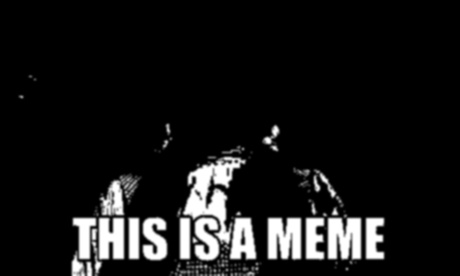
#> input picture test/memeReader/examples/this-is-a-meme.jpg, 460 x 276 px
$ python contrast-example.py
#> lines starting #> are read from the running program, lines starting #| are printed output that depends on the picture; after the words box and inside, x2 and y2 are one past the last pixel; in counts of white or black regions, pixels touching at a corner belong together
import cv2

#URL: http://stackoverflow.com/questions/39308030/how-do-i-increase-the-contrast-of-an-image-in-python-opencv

image = cv2.imread('this-is-a-meme.jpg')
#> image is the input picture: shape (276, 460, 3); min 0, max 255, mean 23.8


hsv_image = cv2.cvtColor(image, cv2.COLOR_BGR2HSV)
#> hsv_image: shape (276, 460, 3); mean H, S, V 0, 0, 23.8


show_image = cv2.cvtColor(image, cv2.COLOR_BGR2HSV)
#show_image[:,:,2] = [[max(pixel - 25, 0) if pixel < 190 else min(pixel + 25, 255) for pixel in row] for row in show_image[:,:,2]]
show_image[:,:,2] = [[(0) if pixel < 190 else (255) for pixel in row] for row in show_image[:,:,2]]
#> show_image: shape (276, 460, 3); mean H, S, V 0, 0, 17.3


cv2.imshow('original image', image)
#cv2.imshow('hsv image', image)

contrast = cv2.cvtColor(show_image, cv2.COLOR_HSV2BGR)
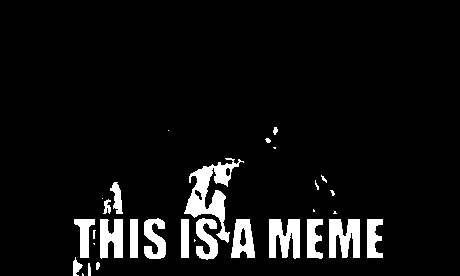
#> contrast: shape (276, 460, 3); 6.8% white; 31 white regions (11 under 20 px), largest, box (x1, y1, x2, y2) and area: (184, 158, 244, 243) 1653, (269, 219, 300, 259) 928, (329, 219, 360, 258) 928
cv2.imshow('contrast', contrast)


gray_scale = cv2.cvtColor(contrast, cv2.COLOR_BGR2GRAY)
gray1 = cv2.cvtColor(contrast, cv2.COLOR_BGR2GRAY)
gray2 = cv2.cvtColor(contrast, cv2.COLOR_BGR2GRAY)

gray1[:] = [[(0) if pixel < 240 else (255) for pixel in row] for row in gray_scale[:]]
gray2[:] = [[(0) if pixel < 255 else (255) for pixel in row] for row in gray_scale[:]]
cv2.imshow('240 cutoff from grayscale', gray1)
cv2.imshow('255 cutoff from grayscale', gray2)


cv2.waitKey(0)
cv2.destroyAllWindows()

$ run again, with test/memeReader/examples/Drunk-Baby2.jpg copied over test/memeReader/examples/this-is-a-meme.jpg
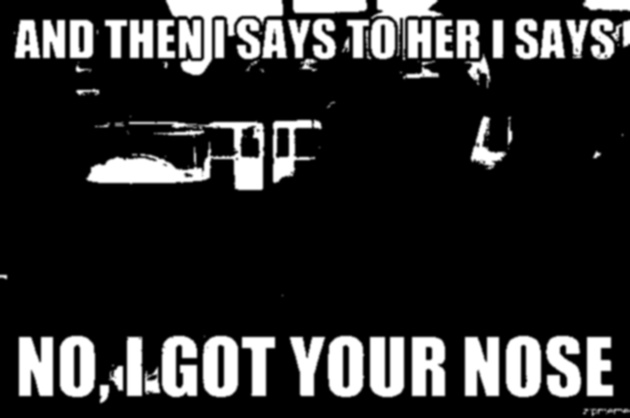
#> input picture test/memeReader/examples/Drunk-Baby2.jpg, 630 x 418 px
#> image is the input picture: shape (418, 630, 3); min 0, max 255, mean 45.7
#> hsv_image: shape (418, 630, 3); mean H, S, V 0, 0, 45.7
#> show_image: shape (418, 630, 3); mean H, S, V 0, 0, 37.2
#> `contrast = cv2.cvtColor(show_image, cv2.COLOR_HSV2BGR)`:
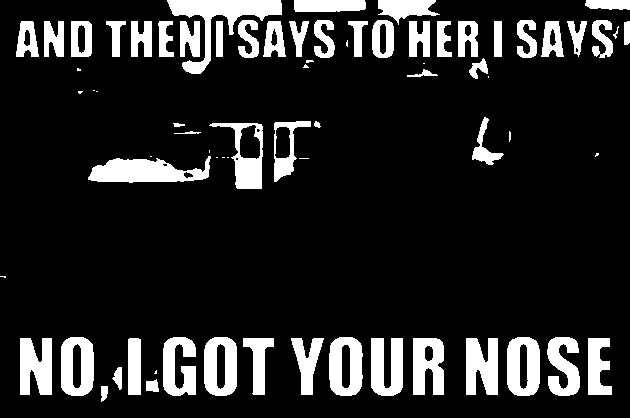
#> contrast: shape (418, 630, 3); 14.6% white; 73 white regions (19 under 20 px), largest, box (x1, y1, x2, y2) and area: (167, 0, 282, 74) 2441, (88, 156, 211, 183) 2118, (507, 337, 540, 396) 1489

$ run again, with test/memeReader/examples/austin.jpg copied over test/memeReader/examples/this-is-a-meme.jpg
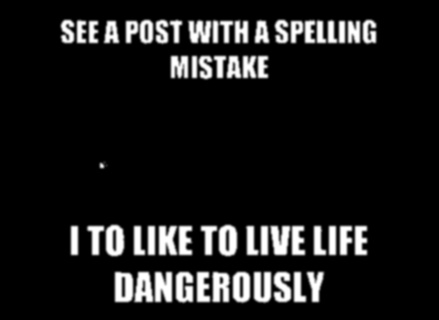
#> input picture test/memeReader/examples/austin.jpg, 439 x 320 px
#> image is the input picture: shape (320, 439, 3); min 0, max 255, mean 26
#> hsv_image: shape (320, 439, 3); mean H, S, V 0, 0, 26
#> show_image: shape (320, 439, 3); mean H, S, V 0, 0, 17.8
#> `contrast = cv2.cvtColor(show_image, cv2.COLOR_HSV2BGR)`:
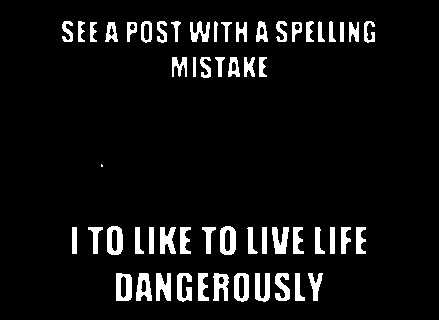
#> contrast: shape (320, 439, 3); 7% white; 57 white regions (1 under 20 px), largest, box (x1, y1, x2, y2) and area: (116, 273, 132, 301) 331, (107, 226, 123, 255) 328, (220, 226, 236, 255) 328

$ run again, with test/memeReader/examples/matrix-300x269.jpg copied over test/memeReader/examples/this-is-a-meme.jpg
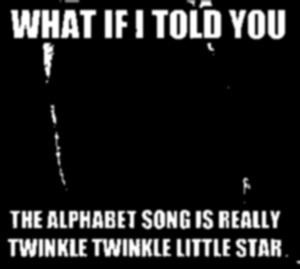
#> input picture test/memeReader/examples/matrix-300x269.jpg, 300 x 269 px
#> image is the input picture: shape (269, 300, 3); min 0, max 255, mean 32.8
#> hsv_image: shape (269, 300, 3); mean H, S, V 0, 0, 32.8
#> show_image: shape (269, 300, 3); mean H, S, V 0, 0, 20.1
#> `contrast = cv2.cvtColor(show_image, cv2.COLOR_HSV2BGR)`:
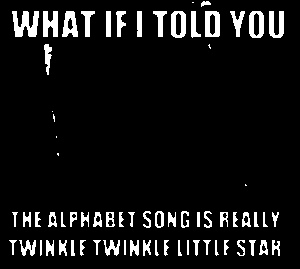
#> contrast: shape (269, 300, 3); 7.9% white; 70 white regions (7 under 20 px), largest, box (x1, y1, x2, y2) and area: (12, 11, 39, 37) 440, (43, 11, 58, 37) 292, (205, 11, 220, 37) 291
